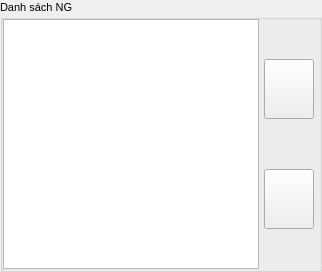
           <widget class="QGroupBox" name="groupBox_17">
            <property name="font">
             <font>
              <pointsize>8</pointsize>
             </font>
            </property>
            <property name="title">
             <string>Danh sách NG</string>
            </property>
            <layout class="QGridLayout" name="gridLayout_43">
             <property name="leftMargin">
              <number>0</number>
             </property>
             <property name="topMargin">
              <number>0</number>
             </property>
             <property name="rightMargin">
              <number>0</number>
             </property>
             <property name="bottomMargin">
              <number>0</number>
             </property>
             <property name="spacing">
              <number>0</number>
             </property>
             <item row="0" column="0">
              <widget class="QListWidget" name="list_ng4cam">
               <property name="sizePolicy">
                <sizepolicy hsizetype="MinimumExpanding" vsizetype="MinimumExpanding">
                 <horstretch>0</horstretch>
                 <verstretch>0</verstretch>
                </sizepolicy>
               </property>
              </widget>
             </item>
             <item row="0" column="1">
              <layout class="QVBoxLayout" name="verticalLayout_14">
               <property name="spacing">
                <number>50</number>
               </property>
               <property name="leftMargin">
                <number>5</number>
               </property>
               <property name="rightMargin">
                <number>5</number>
               </property>
               <item>
                <spacer name="verticalSpacer_13">
                 <property name="orientation">
                  <enum>Qt::Vertical</enum>
                 </property>
                 <property name="sizeHint" stdset="0">
                  <size>
                   <width>20</width>
                   <height>40</height>
                  </size>
                 </property>
                </spacer>
               </item>
               <item>
                <widget class="QPushButton" name="but_up_ng4cam">
                 <property name="minimumSize">
                  <size>
                   <width>50</width>
                   <height>60</height>
                  </size>
                 </property>
                 <property name="text">
                  <string/>
                 </property>
                 <property name="icon">
                  <iconset resource="icons.qrc">
                   <normaloff>:/icon/icons/Navigation-Arrows-Up-1--Streamline-Ultimate.png</normaloff>:/icon/icons/Navigation-Arrows-Up-1--Streamline-Ultimate.png</iconset>
                 </property>
                </widget>
               </item>
               <item>
                <widget class="QPushButton" name="but_down_ng4cam">
                 <property name="minimumSize">
                  <size>
                   <width>50</width>
                   <height>60</height>
                  </size>
                 </property>
                 <property name="text">
                  <string/>
                 </property>
                 <property name="icon">
                  <iconset resource="icons.qrc">
                   <normaloff>:/icon/icons/Navigation-Arrows-Down-1--Streamline-Ultimate.png</normaloff>:/icon/icons/Navigation-Arrows-Down-1--Streamline-Ultimate.png</iconset>
                 </property>
                </widget>
               </item>
               <item>
                <spacer name="verticalSpacer_14">
                 <property name="orientation">
                  <enum>Qt::Vertical</enum>
                 </property>
                 <property name="sizeHint" stdset="0">
                  <size>
                   <width>20</width>
                   <height>40</height>
                  </size>
                 </property>
                </spacer>
               </item>
              </layout>
             </item>
            </layout>
           </widget>
